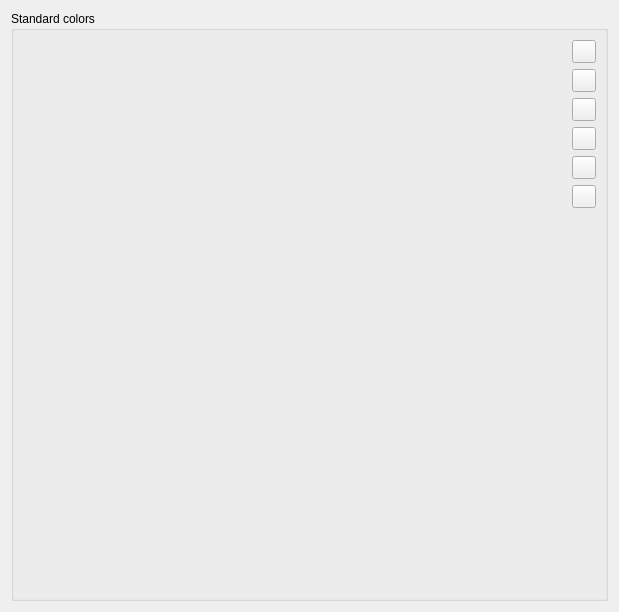
             <widget class="QWidget" name="scrollAreaWidgetContents">
              <property name="geometry">
               <rect>
                <x>0</x>
                <y>0</y>
                <width>619</width>
                <height>612</height>
               </rect>
              </property>
              <layout class="QHBoxLayout" name="horizontalLayout_46">
               <item>
                <widget class="QgsCollapsibleGroupBox" name="groupBox_7">
                 <property name="title">
                  <string>Standard colors</string>
                 </property>
                 <layout class="QGridLayout" name="gridLayout_12">
                  <item row="3" column="1">
                   <widget class="QToolButton" name="mButtonPasteColors">
                    <property name="toolTip">
                     <string>Paste colors</string>
                    </property>
                    <property name="text">
                     <string/>
                    </property>
                    <property name="icon">
                     <iconset resource="../../images/images.qrc">
                      <normaloff>:/images/themes/default/mActionEditPaste.svg</normaloff>:/images/themes/default/mActionEditPaste.svg</iconset>
                    </property>
                   </widget>
                  </item>
                  <item row="5" column="1">
                   <widget class="QToolButton" name="mButtonExportColors">
                    <property name="toolTip">
                     <string>Export colors</string>
                    </property>
                    <property name="text">
                     <string/>
                    </property>
                    <property name="icon">
                     <iconset resource="../../images/images.qrc">
                      <normaloff>:/images/themes/default/mActionFileSave.svg</normaloff>:/images/themes/default/mActionFileSave.svg</iconset>
                    </property>
                   </widget>
                  </item>
                  <item row="0" column="1">
                   <widget class="QToolButton" name="mButtonAddColor">
                    <property name="toolTip">
                     <string>Add color</string>
                    </property>
                    <property name="text">
                     <string/>
                    </property>
                    <property name="icon">
                     <iconset resource="../../images/images.qrc">
                      <normaloff>:/images/themes/default/symbologyAdd.svg</normaloff>:/images/themes/default/symbologyAdd.svg</iconset>
                    </property>
                   </widget>
                  </item>
                  <item row="1" column="1">
                   <widget class="QToolButton" name="mButtonRemoveColor">
                    <property name="toolTip">
                     <string>Remove color</string>
                    </property>
                    <property name="text">
                     <string/>
                    </property>
                    <property name="icon">
                     <iconset resource="../../images/images.qrc">
                      <normaloff>:/images/themes/default/symbologyRemove.svg</normaloff>:/images/themes/default/symbologyRemove.svg</iconset>
                    </property>
                   </widget>
                  </item>
                  <item row="6" column="1">
                   <spacer name="verticalSpacer_12">
                    <property name="orientation">
                     <enum>Qt::Vertical</enum>
                    </property>
                    <property name="sizeHint" stdset="0">
                     <size>
                      <width>20</width>
                      <height>40</height>
                     </size>
                    </property>
                   </spacer>
                  </item>
                  <item row="2" column="1">
                   <widget class="QToolButton" name="mButtonCopyColors">
                    <property name="toolTip">
                     <string>Copy colors</string>
                    </property>
                    <property name="text">
                     <string/>
                    </property>
                    <property name="icon">
                     <iconset resource="../../images/images.qrc">
                      <normaloff>:/images/themes/default/mActionCopySelected.png</normaloff>:/images/themes/default/mActionCopySelected.png</iconset>
                    </property>
                   </widget>
                  </item>
                  <item row="4" column="1">
                   <widget class="QToolButton" name="mButtonImportColors">
                    <property name="toolTip">
                     <string>Import colors from file</string>
                    </property>
                    <property name="text">
                     <string/>
                    </property>
                    <property name="icon">
                     <iconset resource="../../images/images.qrc">
                      <normaloff>:/images/themes/default/mActionFileOpen.svg</normaloff>:/images/themes/default/mActionFileOpen.svg</iconset>
                    </property>
                   </widget>
                  </item>
                  <item row="0" column="0" rowspan="8">
                   <widget class="QgsColorSchemeList" name="mTreeCustomColors" native="true"/>
                  </item>
                 </layout>
                </widget>
               </item>
              </layout>
             </widget>
